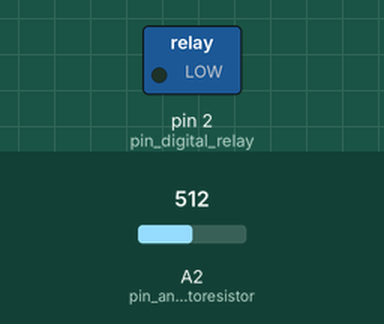
Recording of a sketch running on a simulated Arduino Uno, built with avr-gcc and run on an emulated ATmega328P. On the bench: switched loads named in the sketch (green lamp = pin HIGH). The test bench sets the inputs (shaded band); at power-on: A2 (pin_analog_photoresistor) = 512.

Above: at 0.1 s.
At 1.1 s:
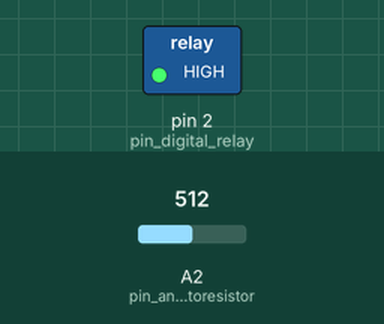
Timing chart, 0 to 2.6 s (numbered marks = the images above):
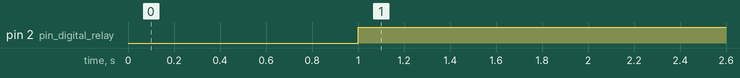

Measured:
- by itself, pin 2 (pin_digital_relay): LOW → HIGH at 1.0 s

The sketch:

simple_lightsensor_relay.ino
```cpp
int pin_analog_photoresistor = 2;
int io_photoresistor = 0;
int delay_time = 1000;
unsigned long current_time = 0;

int pin_digital_relay = 2;

void setup() {
  pinMode(A2, INPUT); /* Input from analog photoresistor */
  pinMode(2, OUTPUT); /* Output to digital relay */
}

void loop() {
  if(millis() - current_time > delay_time) {
    current_time = millis();
    io_photoresistor = analogRead(pin_analog_photoresistor);
  }

  if (io_photoresistor > 400) {
    digitalWrite(pin_digital_relay, HIGH);
    } else {
    digitalWrite(pin_digital_relay, LOW);
    }
}
```
